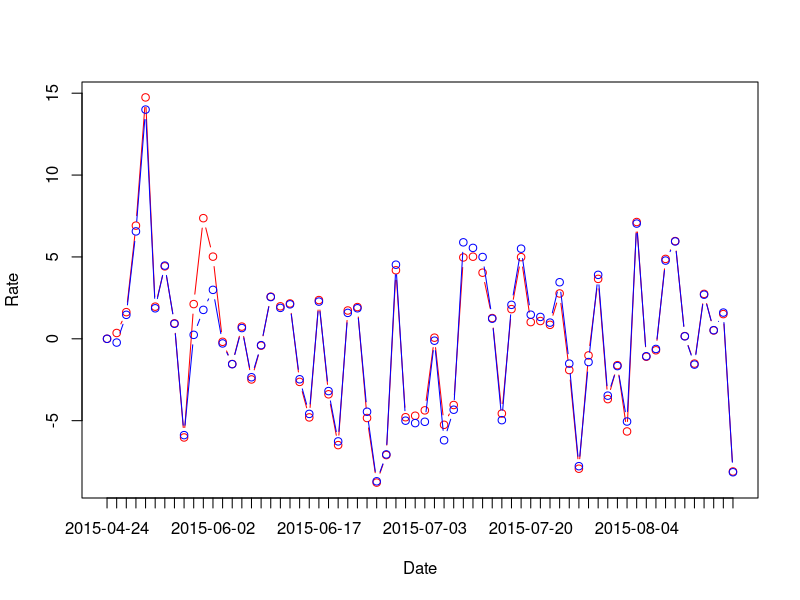
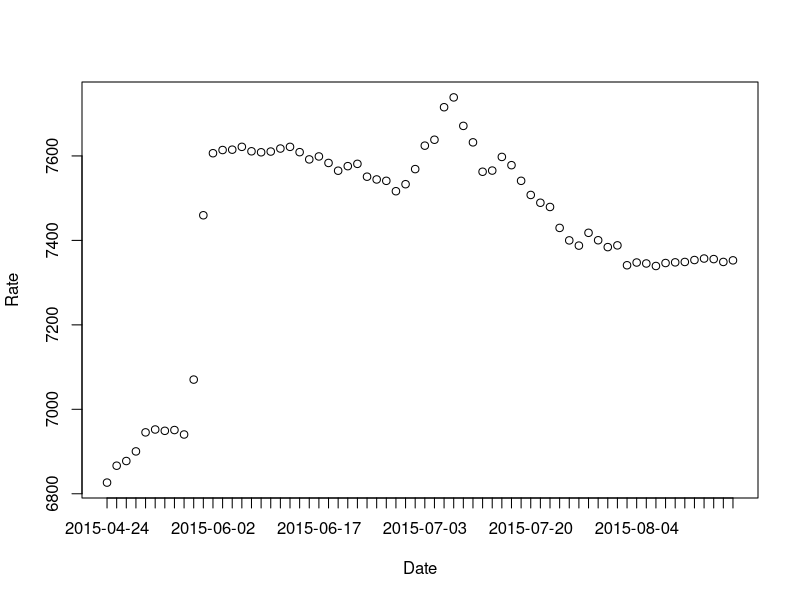
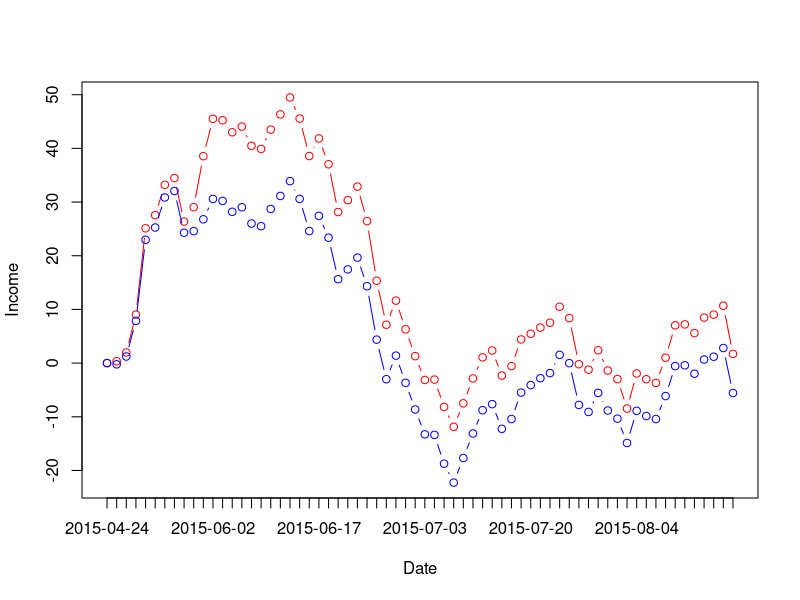

Write the R code that produced these figures, in order.
i100 <- read.table("i100.csv", sep=',', header=TRUE, stringsAsFactors=FALSE)
i100 <- na.omit(i100)
i100$Date <- as.Date(i100$Date, "%Y/%m/%d")
i100 <- i100[order(i100$Date),]

for (i in 2:length(i100$Date)) i100[i, "IndexRate"] <- (i100[i, "Close"] / i100[i - 1, "Close"] - 1) * 100
i100[1, "IndexRate"] <- 0
for (i in 2:length(i100$Date)) i100[i, "FundRate"] <- (i100[i, "Net"] / i100[i - 1, "Net"] - 1) * 100
i100[1, "FundRate"] <- 0

plot(i100$IndexRate, type='b', col='red', xaxt='n', xlab='Date', ylab='Rate')
lines(i100$FundRate, type='b', col='blue')
axis(1, 1:length(i100$Date), labels=i100$Date)

i100$FixRate <- i100$Close/i100$Net
dev.new()
plot(i100$FixRate, xaxt='n', xlab='Date', ylab='Rate')
axis(1, 1:length(i100$Date), labels=i100$Date)

start <- 1
i100$IndexIncome <- (i100$Close / i100[start, 'Close'] - 1) * 100
i100$FundIncome <- (i100$Net /i100[start, 'Net'] - 1) * 100
max4p <- max(i100$IndexIncome, i100$FundIncome)
min4p <- min(i100$IndexIncome, i100$FundIncome)
dev.new()
plot(i100$IndexIncome, type='b', col='red', xaxt='n', xlab='Date', ylab='Income', ylim=c(min4p, max4p))
lines(i100$FundIncome, type='b', col='blue')
axis(1, 1:length(i100$Date), labels=i100$Date)

startDate <- as.Date('2015-06-03', '%Y-%m-%d')
tmp_i100 <- i100[which(i100$Date >= startDate),]
print(mean(tmp_i100$FundRate - tmp_i100$IndexRate))
print(sd(tmp_i100$FundRate - tmp_i100$IndexRate))
